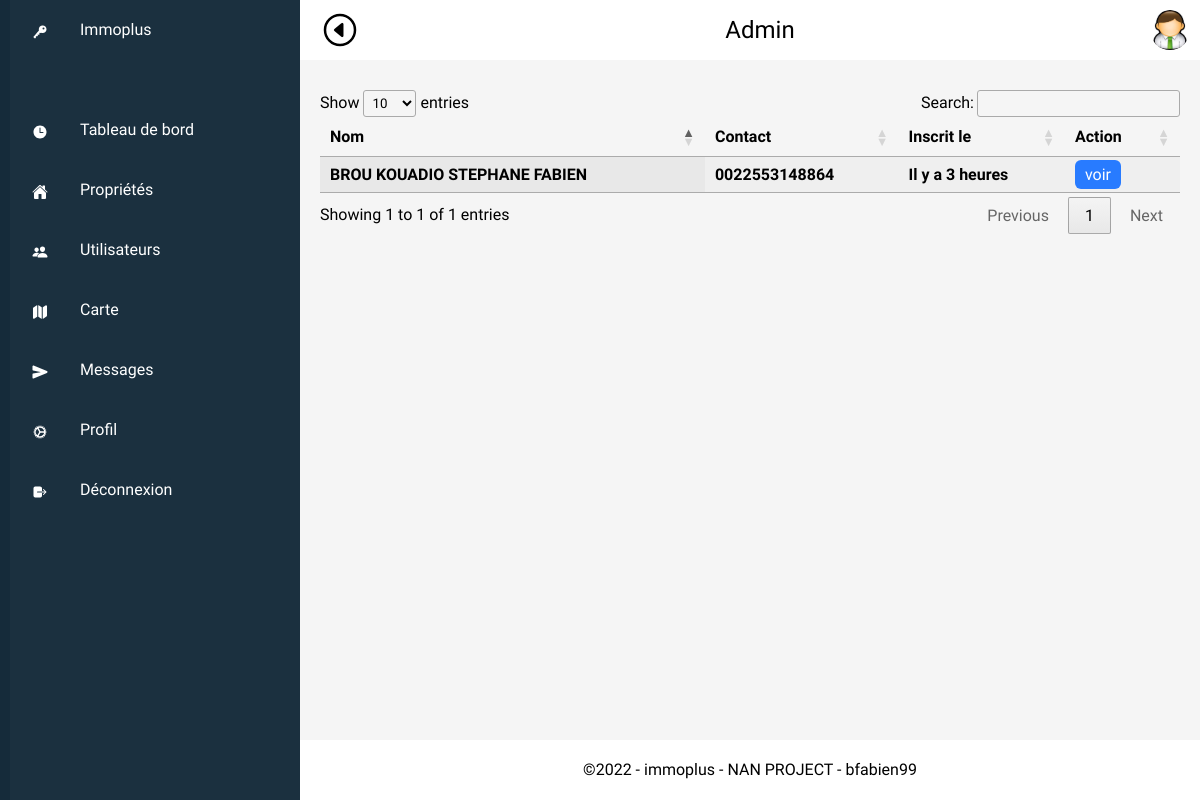
Page /admin/users.php (signed in) on the committed database.
### tables this page shows
CREATE TABLE `users` (
  `id` int(11) NOT NULL COMMENT 'User_ID',
  `gender` enum('m','f') NOT NULL,
  `fullname` varchar(255) NOT NULL,
  `description` varchar(255) DEFAULT NULL,
  `contact` varchar(255) NOT NULL,
  `birth` date NOT NULL,
  `email` varchar(255) NOT NULL,
  `pseudo` varchar(255) NOT NULL,
  `password` text NOT NULL,
  `insert_date` datetime DEFAULT current_timestamp()
);

### class/Users.php (called while the page is built, shortened)
<?php
class Users
{
    private static $DBConnection;
    public static function connectDB()
    {
        if (self::$DBConnection === null) {
            self::$DBConnection = new PDO('mysql:host=localhost;dbname=immoplus;charset=utf8', 'root', '');
            self::$DBConnection->setAttribute(PDO::ATTR_ERRMODE, PDO::ERRMODE_EXCEPTION);
            self::$DBConnection->setAttribute(PDO::ATTR_EMULATE_PREPARES, false);
        }
        return self::$DBConnection;
    }
    public function getAll_users()
    {
        try {
            $connectDB = self::connectDB();
            $sql = 'select * from users order by insert_date DESC';
            $query = $connectDB->prepare($sql);
            $query->execute();
            $rowCount = $query->rowCount();
            $datas = $query->fetchAll(PDO::FETCH_ASSOC);
            return $datas;
        } catch (PDOException $ex) {
            return $ex->getMessage();
        }
    }
}

### _includes/functions.php (called while the page is built, shortened)
<?php
function datediff($date)
{
    $date1 = new DateTime($date);
    $date2 = new DateTime();
    $diff = date_diff($date2, $date1);
    if ($diff->h > 0) {
        if ($diff->h == 1) {
            $date = "Il y a 1 heure";
            return $date;
            exit();
        } else {
            $date = "Il y a $diff->h heures";
            return $date;
            exit();
        }
    }
    return $date;
}

### admin/users.php (the view, shortened to what this page needs)
<?php include('includes/header.php'); ?>
<?php
$class = new Users();
$error = false;
$users = false;
$user = false;
if (isset($_GET['user_id']) && !empty($_GET['user_id'])) {
    $user_id = $_GET['user_id'];
    if (!is_numeric($user_id)) {
        $error = "<p class='error'>L'id doit être un entier</p>";
    } else {
        $user = $class->getUserById($user_id);
        if (!$user) {
            $error = "<p class='error'>Identifiant incorrect</p>";
        } else {
            $properties = new Properties();
            $user['properties_published'] =  $properties->getAll_properties($user['id']) ? count($properties->getAll_properties($user['id'])) : 0;
            $_properties = $properties->getAll_properties($user['id']);
        }
    }
} else {
    $users = $class->getAll_users();
}
?>
<div class="container">
    <?php if ($error) : ?>
        <?php echo $error; ?>
        <a href="<?php echo "/immoplus/admin" ?>" class="back">Retour</a>
    <?php else : ?>
        <?php if ($user) : ?>
            <section id="singleUser">
                <div class="userContentBx">
                    <div>
                        <p>Nom & prénoms : <span class="infos"><?php echo $user['fullname']; ?></span></p>
                        <p>Contact : <span class="infos"><?php echo $user['contact']; ?></span></p>
                        <p>Email : <span class="infos"><?php echo $user['email'] ?? ""; ?></span></p>
                        <p>Publication : <span class="infos"><?php echo $user['properties_published'] ?? ""; ?></span></p>
                        <p>Inscrit le: <span class="infos"><?php echo $user['insert_date']; ?> (<?php echo datediff($user['insert_date']); ?> )</span></p>
                    </div>
                    <div class="actions">
                        <i onclick="del(<?php echo $user['id']; ?>)" class="del">Supprimer</i>
                        <a href="<?php echo "/immoplus/admin/users" ?>" class="back">Retour</a>
                    </div>
                </div>
                <?php if(!empty($_properties)):?>
                    <div id="user_properties">
                    <?php foreach ($_properties as $property) : ?>
                        <div class="contentProperty">
                        <img src="<?php echo $property['picture']?>" alt="">
                        <div>
                        <?php echo $property['etat'] == 0 ? "<p>En attente</p>" : "<p>Confirmer</p>"; ?>
                            <p>Prix : <?php echo number_format($property['price'], 0, ',', '.') ?> FCFA</p>
                            <p>Vue : <?php echo $property['view']?></p>
                            <?php echo $property['type'] == 'location' ? "<p>En location</p>" : "<p>En vente</p>"; ?>
                        </div>
                        </div>
                        <?php endforeach; ?>
                    </div>
                <?php endif;?>
            </section>
        <?php elseif ($users) : ?>
            <section class="tableBx">
                <table id="Table" class="display nowrap dataTable dtr-inline">
                    <thead>
                        <tr>
                            <th>Nom</th>
                            <th>Contact</th>
                            <th>Inscrit le</th>
                            <th>Action</th>
                        </tr>
                    </thead>
                    <tbody>
                        <?php foreach ($users as $user) : ?>
                            <tr class="userBx">
                                <td class="infos"><?php echo $user['fullname']; ?></td>
                                <td class="infos"><?php echo $user['contact']; ?></td>
                                <td class="infos"><?php echo datediff($user['insert_date']); ?></td>
                                <td><a class="btn" href="?user_id=<?php echo $user['id']; ?>">voir</a></td>
                            </tr>
                        <?php endforeach; ?>
                    </tbody>
                </table>
            </section>
        <?php endif; ?>
    <?php endif; ?>
</div>
<?php include('includes/footer.php'); ?>

### admin/includes/header.php (style rules this page uses)
* { margin: 0; padding: 0; box-sizing: border-box; font-weight: 100; font-family: 'Rajdhani', 'Poppins'; }
:root { --blue: #287bff; --green: #162c3bf9; --white: #fff; --grey: #f5f5f5; --black1: #222; --black2: #999; }
body { min-height: 100vh; overflow-x: hidden; }
.container { position: relative; width: 100%; }
.btn { position: relative; padding: 5px 10px; background: var(--blue); text-decoration: none; color: var(--white); border-radius: 6px; max-width: 200px; text-align: center; }
main .container { display: flex; flex-direction: column; gap: 20px; }
.infos { font-weight: bold; }
.tableBx { overflow: auto; }

### rows in the picture
users: fullname "BROU KOUADIO STEPHANE FABIEN", contact "0022553148864", insert_date "Il y a 3 heures"
